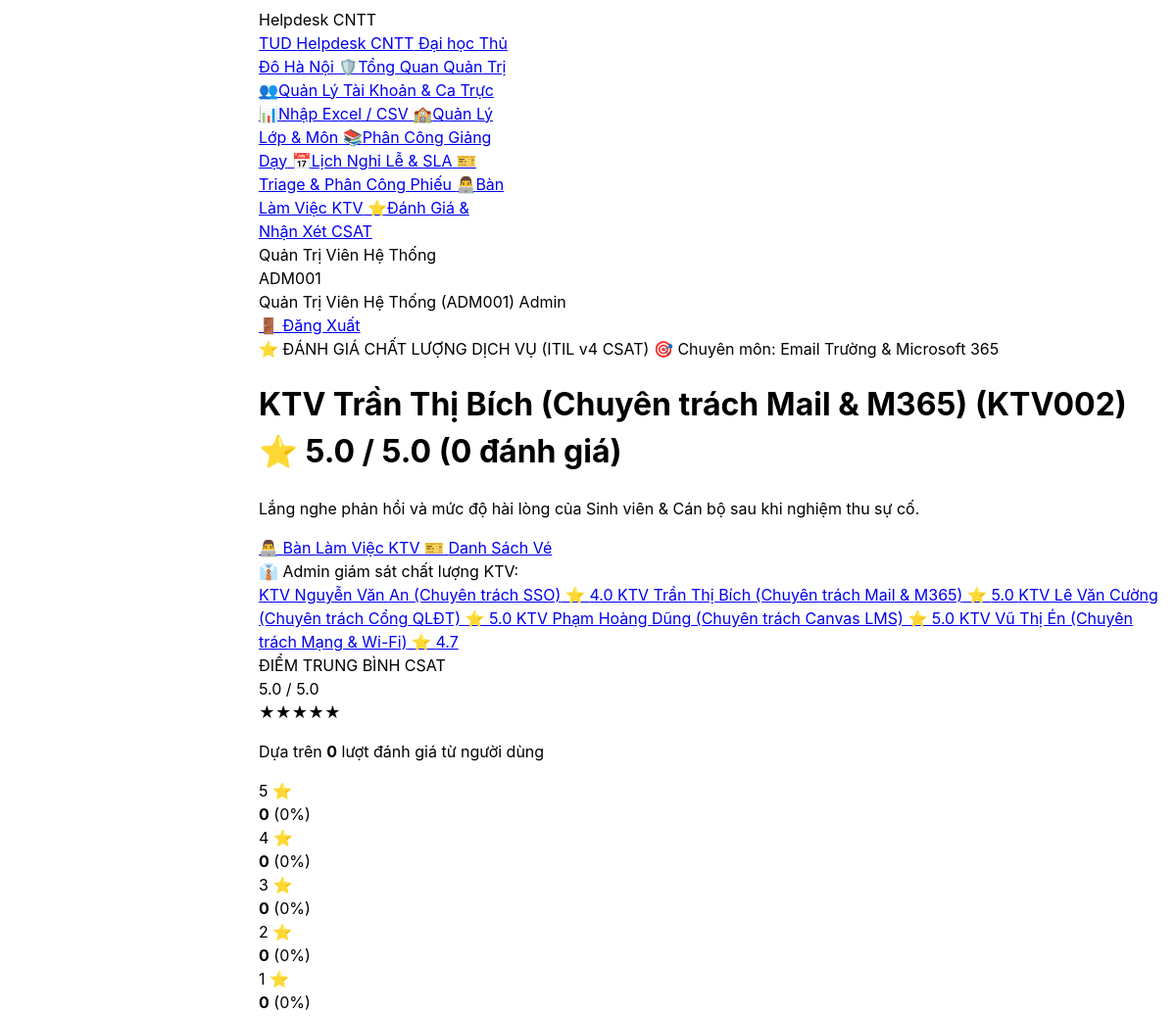
The app's page /agent/ratings.php?agent_id=3 (signed in, upper part), older data.
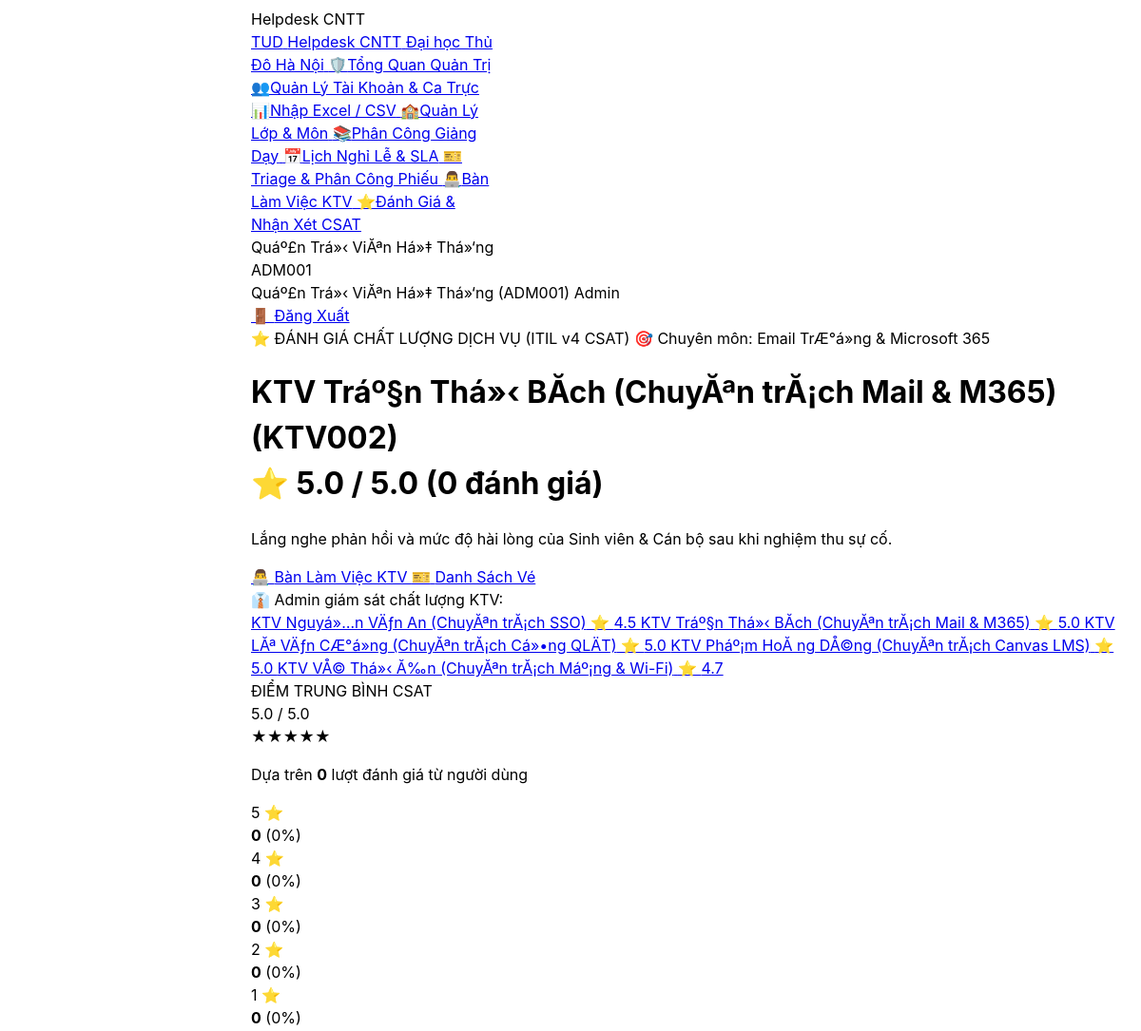
The same page, newer data.
### tables this page shows
CREATE TABLE `users` (
  `id` int(10) unsigned NOT NULL AUTO_INCREMENT,
  `user_code` varchar(30) NOT NULL,
  `name` varchar(100) NOT NULL,
  `email` varchar(190) NOT NULL,
  `personal_email` varchar(190) DEFAULT NULL,
  `password_hash` varchar(255) NOT NULL,
  `role` enum('requester','agent','admin') NOT NULL DEFAULT 'requester',
  `user_type` enum('student','lecturer','staff') NOT NULL DEFAULT 'student',
  `department` varchar(100) DEFAULT NULL,
  `phone` varchar(20) DEFAULT NULL,
  `class_id` int(10) unsigned DEFAULT NULL,
  `cohort` varchar(20) DEFAULT 'D24',
  `academic_status` enum('studying','graduated','expelled','suspended') NOT NULL DEFAULT 'studying',
  `specialty_category_id` int(10) unsigned DEFAULT NULL,
  `max_capacity` tinyint(3) unsigned NOT NULL DEFAULT 5,
  `active_tickets_count` tinyint(3) unsigned NOT NULL DEFAULT 0,
  `is_on_duty` tinyint(1) NOT NULL DEFAULT 1,
  `failed_attempts` tinyint(3) unsigned NOT NULL DEFAULT 0,
  `locked_until` datetime DEFAULT NULL,
  `is_active` tinyint(1) NOT NULL DEFAULT 1,
  `lock_reason` enum('none','brute_force','violation','expelled','tuition_debt','graduated') NOT NULL DEFAULT 'none',
  `is_first_login` tinyint(1) NOT NULL DEFAULT 1,
  `created_at` datetime NOT NULL DEFAULT current_timestamp(),
  `updated_at` datetime NOT NULL DEFAULT current_timestamp() ON UPDATE current_timestamp(),
  `avatar_path` varchar(255) DEFAULT NULL,
  PRIMARY KEY (`id`),
  UNIQUE KEY `uq_users_user_code` (`user_code`),
  UNIQUE KEY `uq_users_email` (`email`),
  KEY `fk_users_class` (`class_id`),
  KEY `fk_users_specialty_category` (`specialty_category_id`),
  KEY `idx_agent_dispatch` (`role`,`is_active`,`is_on_duty`,`specialty_category_id`,`active_tickets_count`),
  KEY `idx_user_lookup` (`user_code`,`user_type`,`academic_status`),
  KEY `idx_cohort_filter` (`cohort`,`academic_status`),
  CONSTRAINT `fk_users_class` FOREIGN KEY (`class_id`) REFERENCES `classes` (`id`) ON DELETE SET NULL,
  CONSTRAINT `fk_users_specialty_category` FOREIGN KEY (`specialty_category_id`) REFERENCES `categories` (`id`) ON DELETE SET NULL
);

CREATE TABLE `categories` (
  `id` int(10) unsigned NOT NULL AUTO_INCREMENT,
  `code` varchar(50) NOT NULL,
  `name` varchar(100) NOT NULL,
  `description` varchar(255) DEFAULT NULL,
  `default_priority_code` varchar(20) NOT NULL DEFAULT 'MED',
  `sla_hours` decimal(4,1) NOT NULL DEFAULT 4.0,
  `is_active` tinyint(1) NOT NULL DEFAULT 1,
  `created_at` datetime NOT NULL DEFAULT current_timestamp(),
  PRIMARY KEY (`id`),
  UNIQUE KEY `uq_categories_code` (`code`)
);

### config/database.php (called while the page is built, shortened)
<?php
if (!function_exists('get_app_base_url')) {
    function get_app_base_url(): string {
        $docRoot = str_replace('\\', '/', realpath($_SERVER['DOCUMENT_ROOT'] ?? '') ?: ($_SERVER['DOCUMENT_ROOT'] ?? ''));
        $appRoot = str_replace('\\', '/', realpath(__DIR__ . '/..') ?: dirname(__DIR__));
        if ($docRoot && str_starts_with($appRoot, $docRoot)) {
            $rel = substr($appRoot, strlen($docRoot));
            $base = '/' . trim(str_replace('\\', '/', $rel), '/') . '/';
            return str_replace('//', '/', $base);
        }
        return '/';
    }
}
return [
    'driver'    => 'mysql',
    'host'      => '127.0.0.1',
    'port'      => 3306,
    'database'  => 'helpdesk_thudo',
    'username'  => 'root',
    'password'  => '12345678',
    'charset'   => 'utf8mb4',
    'collation' => 'utf8mb4_unicode_ci',
    'options'   => [
        PDO::ATTR_ERRMODE            => PDO::ERRMODE_EXCEPTION,
        PDO::ATTR_DEFAULT_FETCH_MODE => PDO::FETCH_ASSOC,
        PDO::ATTR_EMULATE_PREPARES   => true,
    ],
];

### agent/ratings.php (the view, shortened to what the changed rows need)
<?php
$currentUser = $_SESSION['user'];
$userRole    = $currentUser['role'] ?? 'requester';
$isAgent = ($userRole === 'agent');
$isAdmin = ($userRole === 'admin');
if ($isAgent) {
    $agentId = (int)$currentUser['id'];
} else {
    $agentId = (int)($_GET['agent_id'] ?? 2);
}
$db = db();
$agentStmt = $db->prepare("
    SELECT u.*, c.name AS specialty_name, c.code AS specialty_code
    FROM users u
    LEFT JOIN categories c ON u.specialty_category_id = c.id
    WHERE u.id = :id AND u.role = 'agent'
");
$agentStmt->execute([':id' => $agentId]);
$currentAgent = $agentStmt->fetch();
$csatStatsStmt = $db->prepare("
    SELECT
        COUNT(*) as total_ratings,
        AVG(r.score) as avg_score,
        SUM(CASE WHEN r.score = 5 THEN 1 ELSE 0 END) as count_5,
        SUM(CASE WHEN r.score = 4 THEN 1 ELSE 0 END) as count_4,
        SUM(CASE WHEN r.score = 3 THEN 1 ELSE 0 END) as count_3,
        SUM(CASE WHEN r.score = 2 THEN 1 ELSE 0 END) as count_2,
        SUM(CASE WHEN r.score = 1 THEN 1 ELSE 0 END) as count_1
    FROM ticket_ratings r
    JOIN tickets t ON r.ticket_id = t.id
    WHERE t.assigned_to = :agent_id
");
$csatStatsStmt->execute([':agent_id' => $agentId]);
$stats = $csatStatsStmt->fetch() ?: [];
$totalRatings = (int)($stats['total_ratings'] ?? 0);
$avgScore     = $totalRatings > 0 ? round((float)$stats['avg_score'], 1) : 5.0;
$allAgents = [];
if ($isAdmin) {
    $allAgents = $db->query("
        SELECT u.*, c.name AS specialty_name,
               (SELECT COUNT(*) FROM ticket_ratings r JOIN tickets t ON r.ticket_id = t.id WHERE t.assigned_to = u.id) as rating_count,
               (SELECT ROUND(AVG(r.score), 1) FROM ticket_ratings r JOIN tickets t ON r.ticket_id = t.id WHERE t.assigned_to = u.id) as agent_avg
        FROM users u
        LEFT JOIN categories c ON u.specialty_category_id = c.id
        WHERE u.role = 'agent' AND u.is_active = 1
        ORDER BY u.id ASC
    ")->fetchAll();
}
?>
<!DOCTYPE html>
<html lang="vi">
<head>
    <script src="https://www.gstatic.com/antigravity/web/dev/tailwindcss.min.js"></script>
</head>
<body class="bg-slate-50 text-slate-800 font-sans antialiased min-h-screen flex flex-col justify-between">
    <?php require_once __DIR__ . '/../includes/navbar.php'; ?>
    <main class="flex-1 max-w-7xl mx-auto w-full px-4 sm:px-6 lg:px-8 pt-3 sm:pt-4 pb-8 space-y-6">
        <div class="bg-gradient-to-r from-slate-900 via-indigo-950 to-slate-900 text-white rounded-3xl p-6 shadow-md border border-indigo-900/50 flex flex-col md:flex-row md:items-center justify-between gap-4">
            <div>
                <div class="flex items-center gap-2 mb-1.5 flex-wrap">
                    <span class="px-2.5 py-0.5 rounded-full text-[11px] font-bold bg-amber-500/20 text-amber-300 border border-amber-500/30">
                        ⭐ ĐÁNH GIÁ CHẤT LƯỢNG DỊCH VỤ (ITIL v4 CSAT)
                    </span>
                    <span class="px-2.5 py-0.5 rounded-full text-[11px] font-bold bg-emerald-500/20 text-emerald-300">
                        🎯 Chuyên môn: <?php echo htmlspecialchars($currentAgent['specialty_name'] ?? 'Hỗ trợ CNTT'); ?>
                    </span>
                </div>
                <h1 class="text-2xl font-black text-white flex items-center gap-3 flex-wrap">
                    <span><?php echo htmlspecialchars($currentAgent['name']); ?></span>
                    <span class="text-xs font-mono text-indigo-300 font-semibold">(<?php echo htmlspecialchars($currentAgent['user_code']); ?>)</span>
                    <div class="inline-flex items-center gap-1.5 px-3.5 py-1 bg-amber-400/20 border border-amber-400/50 text-amber-300 rounded-full text-xs font-black shadow-sm backdrop-blur-xs">
                        <span class="text-amber-400 text-base">⭐</span>
                        <span class="text-base font-black text-white"><?php echo number_format($avgScore, 1); ?></span>
                        <span class="text-[11px] text-amber-200/90 font-medium">/ 5.0 (<?php echo $totalRatings; ?> đánh giá)</span>
                    </div>
                </h1>
            </div>
        </div>
        <?php if ($isAdmin): ?>
            <div class="bg-white border border-slate-200 rounded-2xl p-4 shadow-sm flex flex-col sm:flex-row sm:items-center justify-between gap-3 text-xs">
                <div class="flex items-center gap-2 flex-wrap">
                    <?php foreach ($allAgents as $ag):
                        $isSelected = ((int)$ag['id'] === $agentId);
                        $agAvg = $ag['agent_avg'] ? number_format((float)$ag['agent_avg'], 1) : '5.0';
                    ?>
                        <a href="ratings.php?agent_id=<?php echo $ag['id']; ?>"
                           class="px-3 py-1.5 rounded-xl font-bold transition flex items-center gap-1.5 <?php echo $isSelected ? 'bg-indigo-600 text-white shadow-sm' : 'bg-slate-100 text-slate-700 hover:bg-slate-200'; ?>">
                            <span><?php echo htmlspecialchars($ag['name']); ?></span>
                            <span class="text-[10px] px-1.5 py-0.2 rounded-full <?php echo $isSelected ? 'bg-white/20 text-white' : 'bg-amber-100 text-amber-800'; ?>">
                                ⭐ <?php echo $agAvg; ?>
                            </span>
                        </a>
                    <?php endforeach; ?>
                </div>
            </div>
        <?php endif; ?>
    </main>
</body>
</html>

### includes/navbar.php (shortened to what the changed rows need)
<?php
require_once __DIR__ . '/../config/database.php';
$appBase = get_app_base_url();
$currentUser = $_SESSION['user'] ?? null;
$isLoggedIn  = !empty($currentUser);
$userRole    = $currentUser['role'] ?? 'guest';
$userType    = $currentUser['user_type'] ?? 'guest';
$hasFixedSidebar = $isLoggedIn;
?>
<script src="https://www.gstatic.com/antigravity/web/dev/tailwindcss.min.js"></script>
<header class="bg-slate-900 border-b border-slate-800 text-slate-100 sticky top-0 z-[70] shadow-md relative">
    <div class="max-w-7xl mx-auto px-4 sm:px-6 lg:px-8">
        <div class="flex items-center justify-between min-h-14">
            <?php if ($hasFixedSidebar): ?>
                <nav aria-label="Điều hướng chính" class="app-role-sidebar fixed top-0 bottom-0 left-0 z-[80] flex flex-col overflow-y-auto bg-slate-900 p-4 shadow-2xl ring-1 ring-white/10 items-stretch gap-1 text-sm">
            <?php else: ?>
                <nav id="primary-navigation" aria-label="Điều hướng chính" class="flex min-w-0 flex-1 items-center gap-1 overflow-x-auto px-2 text-sm">
            <?php endif; ?>
                <?php if ($hasFixedSidebar): ?>
                    <div class="sidebar-user-copy mt-auto border-t border-slate-700/80 pt-4 text-xs text-slate-200">
                        <div class="truncate font-semibold"><?php echo htmlspecialchars($currentUser['name']); ?></div>
                        <div class="mt-1 text-slate-400"><?php echo htmlspecialchars($currentUser['user_code']); ?></div>
                    </div>
                <?php endif; ?>
            </nav>
            <div class="flex items-center gap-2 shrink-0">
                <?php if ($isLoggedIn): ?>
                    <div class="hidden sm:flex items-center gap-2 bg-slate-800/80 border border-slate-700/80 px-3 py-1 rounded-xl text-xs">
                        <span class="font-semibold text-white"><?php echo htmlspecialchars($currentUser['name']); ?></span>
                        <span class="text-slate-400 font-mono text-[11px]">(<?php echo htmlspecialchars($currentUser['user_code']); ?>)</span>
                        <span class="px-1.5 py-0.5 rounded bg-indigo-500/20 text-indigo-300 text-[10px] font-bold uppercase">
                            <?php
                            if ($userRole === 'admin') echo 'Admin';
                            elseif ($userRole === 'agent') echo 'KTV';
                            elseif ($userType === 'lecturer') echo 'Giảng Viên';
                            else echo 'Sinh Viên';
                            ?>
                        </span>
                    </div>
                    <a href="<?php echo $appBase; ?>index.php?action=logout"
                       aria-label="Đăng xuất" title="Đăng xuất"
                       onclick="return confirm('Bạn có chắc chắn muốn đăng xuất?');"
                       class="px-2 sm:px-2.5 py-1.5 bg-rose-600/20 hover:bg-rose-600 text-rose-300 hover:text-white border border-rose-500/30 rounded-xl text-xs font-bold transition flex items-center gap-1">
                        <span>🚪</span> <span class="hidden sm:inline">Đăng Xuất</span>
                    </a>
                <?php else: ?>
                    <a href="<?php echo $appBase; ?>index.php" aria-label="Đăng nhập" class="px-3 sm:px-4 py-1.5 bg-indigo-600 hover:bg-indigo-500 text-white font-bold rounded-xl text-xs transition shadow-sm">
                        🔑 <span class="sr-only sm:not-sr-only">Đăng Nhập</span>
                    </a>
                <?php endif; ?>
            </div>
        </div>
    </div>
</header>

Row changes from the older to the newer data that the page shows:
changed users "KTV002": specialty_category.name "Email Trường & Microsoft 365" → "Email TrÆ°á»ng & Microsoft 365"; name "KTV Trần Thị Bích (Chuyên trách Mail & M365)" → "KTV Tráº§n Thá»‹ BĂ­ch (ChuyĂªn trĂ¡ch Mail & M365)"
changed users: name "KTV Nguyễn Văn An (Chuyên trách SSO)" → "KTV Nguyá»…n VÄƒn An (ChuyĂªn trĂ¡ch SSO)"; agAvg "4.0" → "4.5"
changed users: name "KTV Lê Văn Cường (Chuyên trách Cổng QLĐT)" → "KTV LĂª VÄƒn CÆ°á»ng (ChuyĂªn trĂ¡ch Cá»•ng QLÄT)"
changed users: name "KTV Phạm Hoàng Dũng (Chuyên trách Canvas LMS)" → "KTV Pháº¡m HoĂ ng DÅ©ng (ChuyĂªn trĂ¡ch Canvas LMS)"
changed users: name "KTV Vũ Thị Én (Chuyên trách Mạng & Wi-Fi)" → "KTV VÅ© Thá»‹ Ă‰n (ChuyĂªn trĂ¡ch Máº¡ng & Wi-Fi)"
Text that changed along with them:
$currentUser['name']: "Quản Trị Viên Hệ Thống" → "Quáº£n Trá»‹ ViĂªn Há»‡ Thá»‘ng"
